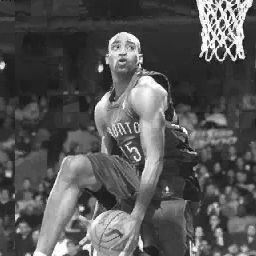
%> input picture MatLabProjects/naveen_ti_sift/TI  PROJECT/testfi.jpg, 256 x 256 px
$ octave keypointsdetectionprogram.m   (GNU Octave 9; MATLAB toolbox functions it lacks are replaced by stand-ins)
%> lines starting %> are read from the running program, lines starting %| are printed output that depends on the picture
%% ********************This program finds the key points and their descriptors**************************************
%% **********************Submitted to Texas Instruments on October 1st 2013*****************************************
%% ****************************************By:Ch.Naveen*************************************************************
%% Important Variables
% a : Input image
% kpmag : keypoints magnitude
% kpori : keypoints orientation
% kpd   : key point descriptors
% kp    : keypoints
% kpl   : keypoint locations

clc;
close all;
clear all;

image=input('Choose and enter the image name  :      ','s');
%> the answer given: testfi.jpg
a=imread(image);
%> a is the input picture: size 256x256 uint8; min 0, max 255, mean 85.5
imshow(a);
title('Selected image');
[m,n,plane]=size(a);
%> m = 256; n = 256; plane = 1
if plane==3
a=rgb2gray(a);
end
a=im2double(a);
%> a: size 256x256 double
original=a;
store1=[];
store2=[];
store3=[];


%% 1st octave generation
k2=0;
a(m:m+6,n:n+6)=0;
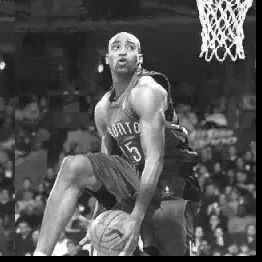
%> a: size 262x262 double; min 0, max 1, mean 0.32
clear c;
for k1=0:3
    k=sqrt(2);
sigma=(k^(k1+(2*k2)))*1.6;
for x=-3:3
    for y=-3:3
        h(x+4,y+4)=(1/((2*pi)*((k*sigma)*(k*sigma))))*exp(-((x*x)+(y*y))/(2*(k*k)*(sigma*sigma)));
    end
end
for i=1:m
    for j=1:n
        t=a(i:i+6,j:j+6)'.*h;
        c(i,j)=sum(sum(t));
    end
end
store1=[store1 c];
end
%> this loop made 4 passes
%> pass 1, `store1=[store1 c];`:
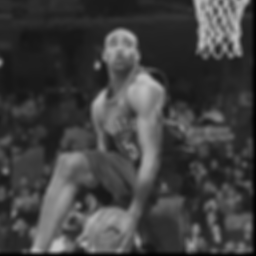
%> store1: size 256x256 double; min 0, max 0.766, mean 0.255
%> pass 2, `store1=[store1 c];`:
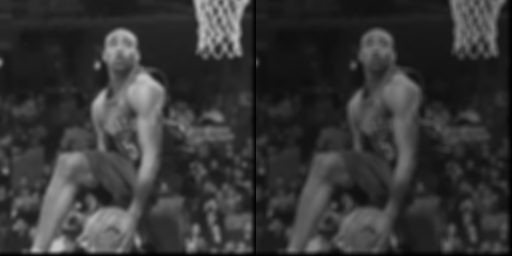
%> store1: size 256x512 double; min 0, max 0.766, mean 0.215
%> pass 3, `store1=[store1 c];`:
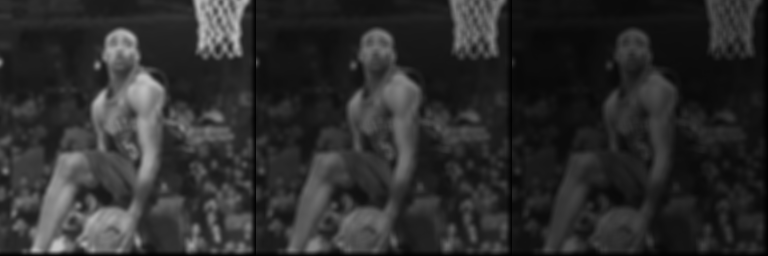
%> store1: size 256x768 double; min 0, max 0.766, mean 0.178
%> after the loop:
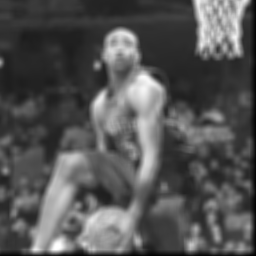
%> c: size 256x256 double; min 0, max 0.171, mean 0.0569; drawn with min black and max white
%> after the loop:
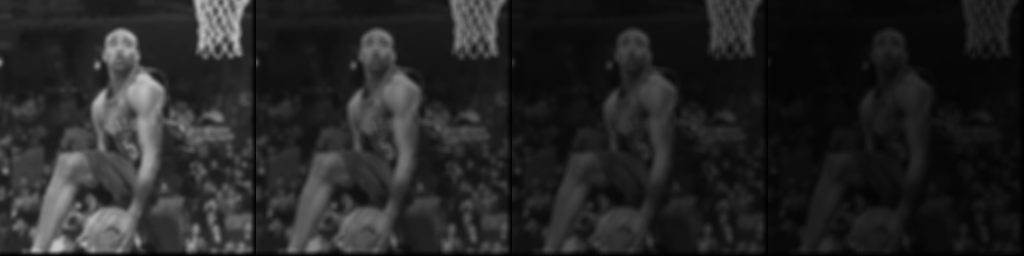
%> store1: size 256x1024 double; min 0, max 0.766, mean 0.148
%> after the loop, h = [0.00312 0.00332 0.00344 0.00348 0.00344 0.00332 0.00312; 0.00332 0.00352 0.00366 0.0037 0.00366 0.00352 0.00332; 0.00344 0.00366 0.00379 0.00384 0.00379 0.00366 0.00344; 0.00348 0.0037 0.00384 0.00389 0.00384 0.0037 0.00348; 0.00344 0.00366 0.00379 0.00384 0.00379 0.00366 0.00344; 0.00332 0.00352 0.00366 0.0037 0.00366 0.00352 0.00332; 0.00312 0.00332 0.00344 0.00348 0.00344 0.00332 0.00312]
clear a;
%> (the run ends here)

$ run again, on MatLabProjects/naveen_ti_sift/TI  PROJECT/peppers256.jpg
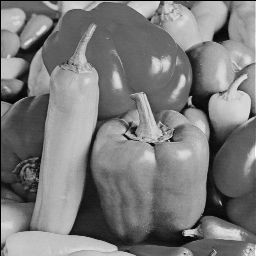
%> input picture MatLabProjects/naveen_ti_sift/TI  PROJECT/peppers256.jpg, 256 x 256 px
%> a is the input picture: size 256x256 uint8; min 0, max 255, mean 123.1
%> after the loop `for k1=0:3`:
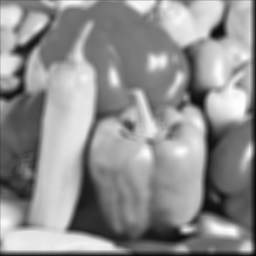
%> c: size 256x256 double; min 0, max 0.145, mean 0.082; drawn with min black and max white
%> after the loop `for k1=0:3`:
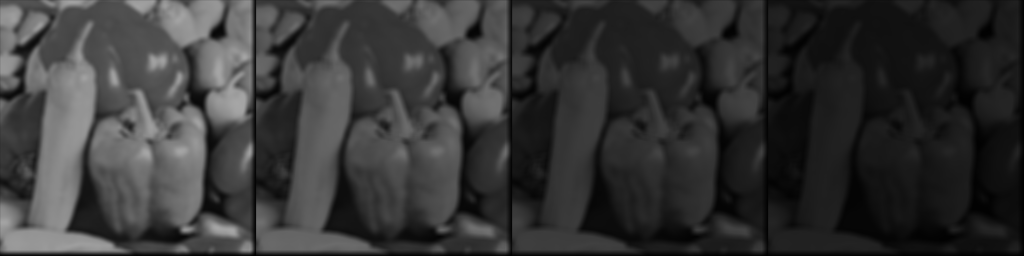
%> store1: size 256x1024 double; min 0, max 0.652, mean 0.213
%> after the loop `for k1=0:3`: h = [0.00312 0.00332 0.00344 0.00348 0.00344 0.00332 0.00312; 0.00332 0.00352 0.00366 0.0037 0.00366 0.00352 0.00332; 0.00344 0.00366 0.00379 0.00384 0.00379 0.00366 0.00344; 0.00348 0.0037 0.00384 0.00389 0.00384 0.0037 0.00348; 0.00344 0.00366 0.00379 0.00384 0.00379 0.00366 0.00344; 0.00332 0.00352 0.00366 0.0037 0.00366 0.00352 0.00332; 0.00312 0.00332 0.00344 0.00348 0.00344 0.00332 0.00312]

$ run again, on MatLabProjects/naveen_ti_sift/TI  PROJECT/baboon.bmp
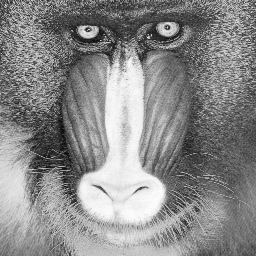
%> input picture MatLabProjects/naveen_ti_sift/TI  PROJECT/baboon.bmp, 256 x 256 px
%> after the loop `for k1=0:3`:
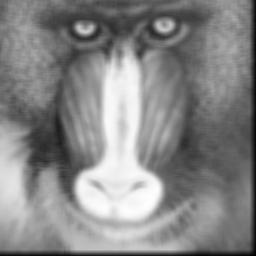
%> c: size 256x256 double; min 0, max 0.0837, mean 0.0442; drawn with min black and max white
%> after the loop `for k1=0:3`:
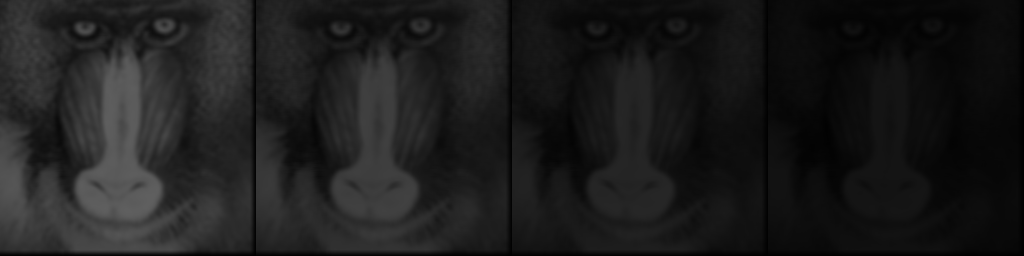
%> store1: size 256x1024 double; min 0, max 0.376, mean 0.115
%> after the loop `for k1=0:3`: h = [0.00312 0.00332 0.00344 0.00348 0.00344 0.00332 0.00312; 0.00332 0.00352 0.00366 0.0037 0.00366 0.00352 0.00332; 0.00344 0.00366 0.00379 0.00384 0.00379 0.00366 0.00344; 0.00348 0.0037 0.00384 0.00389 0.00384 0.0037 0.00348; 0.00344 0.00366 0.00379 0.00384 0.00379 0.00366 0.00344; 0.00332 0.00352 0.00366 0.0037 0.00366 0.00352 0.00332; 0.00312 0.00332 0.00344 0.00348 0.00344 0.00332 0.00312]
